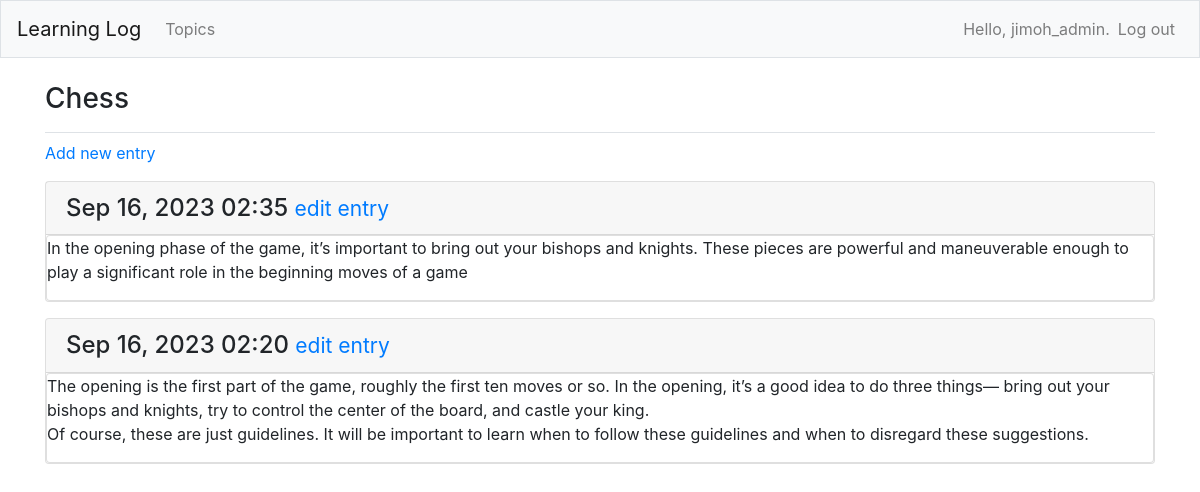
The page /topics/1/ (signed in) on the database its author committed.
### learning_logs/models.py (models this page shows, shortened)
class Topic(models.Model):
    text = models.CharField(max_length = 200)
    date_added = models.DateTimeField(auto_now_add = True)
    owner = models.ForeignKey(User, on_delete=models.CASCADE)
    def __str__(self):
        return self.text

class Entry(models.Model):
    topic = models.ForeignKey(Topic, on_delete=models.CASCADE)
    text = models.TextField()
    date_added = models.DateTimeField(auto_now_add=True)
    class Meta:
        verbose_name_plural = 'entries'

### learning_logs/views.py (the view)
# urls.py: path('topics/<int:topic_id>/', views.topic, name='topic'),
@login_required
def topic(request, topic_id):
    topic = Topic.objects.get(id=topic_id)
    if topic.owner != request.user:
        raise Http404
    entries = topic.entry_set.order_by('-date_added')
    context = {'topic': topic, 'entries': entries}
    return render(request, 'learning_logs/topic.html', context)

### learning_logs/templates/learning_logs/topic.html
{% extends 'learning_logs/base.html' %}
{% block page_header %}
  <h3>{{ topic }}</h3>
{% endblock page_header %}
{% block content %}
  <p>
    <a href="{% url 'learning_logs:new_entry' topic.id %}">Add new entry<a/>
  </p>
  {% for entry in entries %}
    <div class="card mb-3">
      <h4 class="card-header">
        {{ entry.date_added|date:'M d, Y H:i' }}
	<small><a href="{% url 'learning_logs:edit_entry' entry.id %}">
	    edit entry</a></small>
      </h4>
      <div class="card body">
	{{ entry.text|linebreaks }}
      </div>
    </div>
  {% empty %}
    <p>There are no entries for this topic yet.</p>
  {% endfor %}
{% endblock content %}

### learning_logs/templates/learning_logs/base.html (shortened to what this page needs)
{% load bootstrap4 %}
<!doctype html>
<html lang="en">
<head>
  {% bootstrap_css %}
</head>
<body>
  <nav class="navbar navbar-expand-md navbar-light bg-light mb-4 border">
    <a class="navbar-brand" href="{% url 'learning_logs:index'%}">
        Learning Log</a>
    <div class="collapse navbar-collapse" id="navbarCollapse">
      <ul class="navbar-nav mr-auto">
        <li class="nav-item">
	  <a class="nav-link" href="{% url 'learning_logs:topics'%}">
              Topics</a></li>
      </ul>
      <ul class="navbar-nav ml-auto">
	{% if user.is_authenticated%}
	  <li class="nav-item">
	    <span class="navbar-text">Hello, {{ user.username }}.</span>
	  </li>
	  <li class="nav-item">
            <a class="nav-link" href="{% url 'users:logout' %}">Log out</a>
	  </li>
	{% else%}
	  <li class="nav-item">
	    <a class="nav-link" href="{% url 'users:register' %}">Register</a>
	  </li>
	  <li class="nav-item">
	    <a class="nav-link" href="{% url 'users:login' %}">Log in</a></li>
	{% endif %}
      </ul>
    </div>
  </nav>
  <main role="main" class="container">
    <div class="pb-2 mb-2 border-bottom">
      {% block page_header %}{% endblock page_header %}
    </div>
    <div>
      {% block content %}{% endblock content %}
    </div>
  </main>
</body>
</html>

### rows shown on the page
Topic: text "Chess"
Entry: date_added "Sep 16, 2023 02:35", text "In the opening phase of the game, it’s important to bring out your bishops and knights. These pieces are powerful and maneu\u0002verable enough to play a significant role in the beginning moves of a game"
Entry: date_added "Sep 16, 2023 02:20", text "The opening is the first part of the game, roughly the first ten moves or so. In the opening, it’s a good idea to do three things— bring out your bishops and knights, try to control the center of the board, and castle your king. Of course, these are just guidelines. It will be important to learn when to follow these guidelines and when to disregard these suggestions."

### other values the page prints
{{ user.username }} "jimoh_admin"
